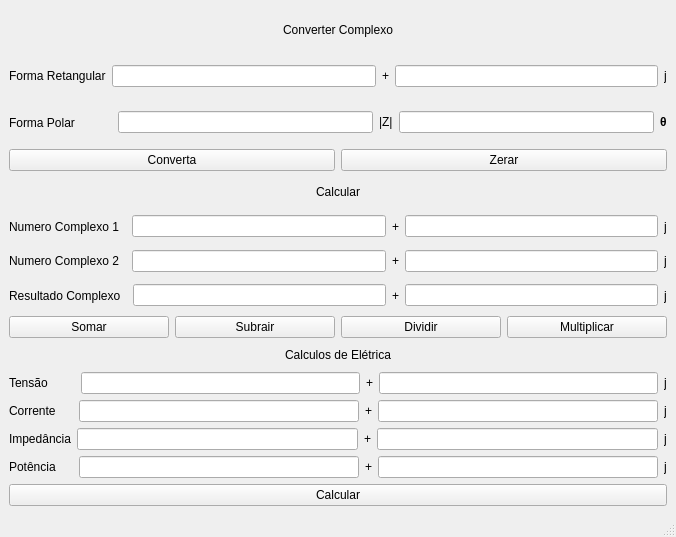
<?xml version="1.0" encoding="UTF-8"?>
<ui version="4.0">
 <class>Janela_Principal</class>
 <widget class="QMainWindow" name="Janela_Principal">
  <property name="geometry">
   <rect>
    <x>0</x>
    <y>0</y>
    <width>676</width>
    <height>537</height>
   </rect>
  </property>
  <property name="windowTitle">
   <string>Janela_Principal</string>
  </property>
  <widget class="QWidget" name="centralwidget">
   <layout class="QVBoxLayout" name="verticalLayout_6">
    <item>
     <layout class="QVBoxLayout" name="verticalLayout_4">
      <item>
       <layout class="QVBoxLayout" name="verticalLayout">
        <item>
         <widget class="QLabel" name="label_16">
          <property name="text">
           <string>Converter Complexo</string>
          </property>
          <property name="alignment">
           <set>Qt::AlignCenter</set>
          </property>
         </widget>
        </item>
        <item>
         <layout class="QHBoxLayout" name="horizontalLayout_6">
          <item>
           <widget class="QLabel" name="label_10">
            <property name="text">
             <string>Forma Retangular</string>
            </property>
           </widget>
          </item>
          <item>
           <layout class="QHBoxLayout" name="horizontalLayout_7">
            <item>
             <widget class="QLineEdit" name="campo_texto_real_conversao"/>
            </item>
            <item>
             <widget class="QLabel" name="label_11">
              <property name="text">
               <string>+</string>
              </property>
             </widget>
            </item>
            <item>
             <widget class="QLineEdit" name="campo_texto_imag_conversao"/>
            </item>
            <item>
             <widget class="QLabel" name="label_12">
              <property name="text">
               <string>j</string>
              </property>
             </widget>
            </item>
           </layout>
          </item>
         </layout>
        </item>
        <item>
         <layout class="QHBoxLayout" name="horizontalLayout_8">
          <item>
           <widget class="QLabel" name="label_13">
            <property name="text">
             <string>Forma Polar           </string>
            </property>
           </widget>
          </item>
          <item>
           <layout class="QHBoxLayout" name="horizontalLayout_9">
            <item>
             <widget class="QLineEdit" name="campo_texto_modulo_conversao"/>
            </item>
            <item>
             <widget class="QLabel" name="label_14">
              <property name="text">
               <string>&lt;html&gt;&lt;head/&gt;&lt;body&gt;&lt;p&gt;|Z|&lt;/p&gt;&lt;/body&gt;&lt;/html&gt;</string>
              </property>
             </widget>
            </item>
            <item>
             <widget class="QLineEdit" name="campo_texto_angulo_conversao"/>
            </item>
            <item>
             <widget class="QLabel" name="label_15">
              <property name="text">
               <string>&lt;html&gt;&lt;head/&gt;&lt;body&gt;&lt;p&gt;&lt;span style=&quot; font-weight:600;&quot;&gt;θ&lt;/span&gt;&lt;/p&gt;&lt;/body&gt;&lt;/html&gt;</string>
              </property>
             </widget>
            </item>
           </layout>
          </item>
         </layout>
        </item>
        <item>
         <layout class="QHBoxLayout" name="horizontalLayout_10">
          <item>
           <widget class="QPushButton" name="converter_botao">
            <property name="text">
             <string>Converta</string>
            </property>
           </widget>
          </item>
          <item>
           <widget class="QPushButton" name="zerar">
            <property name="text">
             <string>Zerar</string>
            </property>
           </widget>
          </item>
         </layout>
        </item>
       </layout>
      </item>
      <item>
       <layout class="QVBoxLayout" name="verticalLayout_2">
        <item>
         <widget class="QLabel" name="label_17">
          <property name="text">
           <string>Calcular</string>
          </property>
          <property name="alignment">
           <set>Qt::AlignCenter</set>
          </property>
         </widget>
        </item>
        <item>
         <layout class="QHBoxLayout" name="horizontalLayout_2">
          <item>
           <widget class="QLabel" name="label_2">
            <property name="text">
             <string>Numero Complexo 1  </string>
            </property>
           </widget>
          </item>
          <item>
           <layout class="QHBoxLayout" name="horizontalLayout">
            <item>
             <widget class="QLineEdit" name="campo_texto_real_n1"/>
            </item>
            <item>
             <widget class="QLabel" name="label">
              <property name="text">
               <string>+</string>
              </property>
             </widget>
            </item>
            <item>
             <widget class="QLineEdit" name="campo_texto_imag_n1"/>
            </item>
            <item>
             <widget class="QLabel" name="label_3">
              <property name="text">
               <string>j</string>
              </property>
             </widget>
            </item>
           </layout>
          </item>
         </layout>
        </item>
        <item>
         <layout class="QHBoxLayout" name="horizontalLayout_3">
          <item>
           <widget class="QLabel" name="label_6">
            <property name="text">
             <string>Numero Complexo 2  </string>
            </property>
           </widget>
          </item>
          <item>
           <widget class="QLineEdit" name="campo_texto_real_n2"/>
          </item>
          <item>
           <widget class="QLabel" name="label_5">
            <property name="text">
             <string>+</string>
            </property>
           </widget>
          </item>
          <item>
           <widget class="QLineEdit" name="campo_texto_imag_n2"/>
          </item>
          <item>
           <widget class="QLabel" name="label_4">
            <property name="text">
             <string>j</string>
            </property>
           </widget>
          </item>
         </layout>
        </item>
        <item>
         <layout class="QHBoxLayout" name="horizontalLayout_5">
          <item>
           <widget class="QLabel" name="label_7">
            <property name="text">
             <string>Resultado Complexo  </string>
            </property>
           </widget>
          </item>
          <item>
           <widget class="QLineEdit" name="campo_texto_real_resultado"/>
          </item>
          <item>
           <widget class="QLabel" name="label_8">
            <property name="text">
             <string>+</string>
            </property>
           </widget>
          </item>
          <item>
           <widget class="QLineEdit" name="campo_texto_imag_resultado"/>
          </item>
          <item>
           <widget class="QLabel" name="label_9">
            <property name="text">
             <string>j</string>
            </property>
           </widget>
          </item>
         </layout>
        </item>
        <item>
         <layout class="QHBoxLayout" name="horizontalLayout_4">
          <item>
           <widget class="QPushButton" name="Soma">
            <property name="text">
             <string>Somar</string>
            </property>
           </widget>
          </item>
          <item>
           <widget class="QPushButton" name="Subtrair">
            <property name="text">
             <string>Subrair</string>
            </property>
           </widget>
          </item>
          <item>
           <widget class="QPushButton" name="Dividir">
            <property name="text">
             <string>Dividir</string>
            </property>
           </widget>
          </item>
          <item>
           <widget class="QPushButton" name="Multiplicar">
            <property name="text">
             <string>Multiplicar</string>
            </property>
           </widget>
          </item>
         </layout>
        </item>
       </layout>
      </item>
      <item>
       <layout class="QVBoxLayout" name="verticalLayout_5">
        <item>
         <layout class="QVBoxLayout" name="verticalLayout_3">
          <item>
           <widget class="QLabel" name="label_18">
            <property name="text">
             <string>Calculos de Elétrica</string>
            </property>
            <property name="alignment">
             <set>Qt::AlignCenter</set>
            </property>
           </widget>
          </item>
          <item>
           <layout class="QHBoxLayout" name="horizontalLayout_11">
            <item>
             <widget class="QLabel" name="label_19">
              <property name="text">
               <string>Tensão        </string>
              </property>
             </widget>
            </item>
            <item>
             <layout class="QHBoxLayout" name="horizontalLayout_12">
              <item>
               <widget class="QLineEdit" name="Tensao_real"/>
              </item>
              <item>
               <widget class="QLabel" name="label_20">
                <property name="text">
                 <string>+</string>
                </property>
               </widget>
              </item>
              <item>
               <widget class="QLineEdit" name="Tensao_imaginario"/>
              </item>
              <item>
               <widget class="QLabel" name="label_21">
                <property name="text">
                 <string>j</string>
                </property>
               </widget>
              </item>
             </layout>
            </item>
           </layout>
          </item>
          <item>
           <layout class="QHBoxLayout" name="horizontalLayout_13">
            <item>
             <widget class="QLabel" name="label_22">
              <property name="text">
               <string>Corrente     </string>
              </property>
             </widget>
            </item>
            <item>
             <widget class="QLineEdit" name="Corrente_Real"/>
            </item>
            <item>
             <widget class="QLabel" name="label_23">
              <property name="text">
               <string>+</string>
              </property>
             </widget>
            </item>
            <item>
             <widget class="QLineEdit" name="Corrente_Imaginario"/>
            </item>
            <item>
             <widget class="QLabel" name="label_24">
              <property name="text">
               <string>j</string>
              </property>
             </widget>
            </item>
           </layout>
          </item>
          <item>
           <layout class="QHBoxLayout" name="horizontalLayout_14">
            <item>
             <widget class="QLabel" name="label_25">
              <property name="text">
               <string>Impedância</string>
              </property>
             </widget>
            </item>
            <item>
             <widget class="QLineEdit" name="Impedancia_Real"/>
            </item>
            <item>
             <widget class="QLabel" name="label_26">
              <property name="text">
               <string>+</string>
              </property>
             </widget>
            </item>
            <item>
             <widget class="QLineEdit" name="Impedancia_imaginario"/>
            </item>
            <item>
             <widget class="QLabel" name="label_27">
              <property name="text">
               <string>j</string>
              </property>
             </widget>
            </item>
           </layout>
          </item>
          <item>
           <layout class="QHBoxLayout" name="horizontalLayout_15">
            <item>
             <widget class="QLabel" name="label_44">
              <property name="text">
               <string>Potência     </string>
              </property>
             </widget>
            </item>
            <item>
             <widget class="QLineEdit" name="Potencia_Real"/>
            </item>
            <item>
             <widget class="QLabel" name="label_46">
              <property name="text">
               <string>+</string>
              </property>
             </widget>
            </item>
            <item>
             <widget class="QLineEdit" name="Potencia_imaginario"/>
            </item>
            <item>
             <widget class="QLabel" name="label_45">
              <property name="text">
               <string>j</string>
              </property>
             </widget>
            </item>
           </layout>
          </item>
         </layout>
        </item>
        <item>
         <widget class="QPushButton" name="Calcular_Eletrica">
          <property name="text">
           <string>Calcular</string>
          </property>
         </widget>
        </item>
       </layout>
      </item>
     </layout>
    </item>
   </layout>
  </widget>
  <widget class="QMenuBar" name="menubar">
   <property name="geometry">
    <rect>
     <x>0</x>
     <y>0</y>
     <width>676</width>
     <height>22</height>
    </rect>
   </property>
  </widget>
  <widget class="QStatusBar" name="statusbar"/>
 </widget>
 <resources/>
 <connections/>
</ui>
